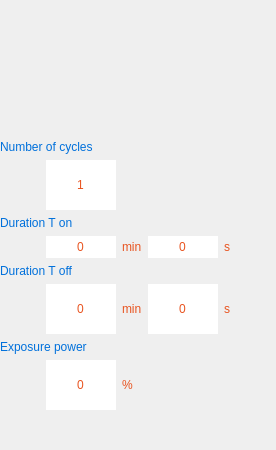
         <widget class="QWidget" name="pageFlashing">
          <layout class="QGridLayout" name="gridLayout_4">
           <property name="leftMargin">
            <number>0</number>
           </property>
           <property name="topMargin">
            <number>0</number>
           </property>
           <property name="rightMargin">
            <number>0</number>
           </property>
           <property name="bottomMargin">
            <number>0</number>
           </property>
           <item row="7" column="0" colspan="6">
            <widget class="QLabel" name="label">
             <property name="sizePolicy">
              <sizepolicy hsizetype="Preferred" vsizetype="Fixed">
               <horstretch>0</horstretch>
               <verstretch>80</verstretch>
              </sizepolicy>
             </property>
             <property name="maximumSize">
              <size>
               <width>16777215</width>
               <height>80</height>
              </size>
             </property>
             <property name="styleSheet">
              <string notr="true">
/* UI Properties */
text-align: left;
font: normal normal bold 25px/29px Arial;
letter-spacing: 0px;
color: #0070DB;
opacity: 1;</string>
             </property>
             <property name="text">
              <string>Exposure power</string>
             </property>
            </widget>
           </item>
           <item row="8" column="1">
            <widget class="QSpinBox" name="powerFlashingspinBox">
             <property name="sizePolicy">
              <sizepolicy hsizetype="Minimum" vsizetype="Fixed">
               <horstretch>0</horstretch>
               <verstretch>50</verstretch>
              </sizepolicy>
             </property>
             <property name="minimumSize">
              <size>
               <width>70</width>
               <height>0</height>
              </size>
             </property>
             <property name="maximumSize">
              <size>
               <width>70</width>
               <height>50</height>
              </size>
             </property>
             <property name="styleSheet">
              <string notr="true">
width: 85px;
height: 55px;
text-align: left;
font: normal normal bold 25px/29px Arial;
letter-spacing: 0px;
color: #E85420;</string>
             </property>
             <property name="frame">
              <bool>false</bool>
             </property>
             <property name="alignment">
              <set>Qt::AlignmentFlag::AlignCenter</set>
             </property>
             <property name="buttonSymbols">
              <enum>QAbstractSpinBox::ButtonSymbols::NoButtons</enum>
             </property>
             <property name="minimum">
              <number>0</number>
             </property>
             <property name="maximum">
              <number>100</number>
             </property>
             <property name="value">
              <number>0</number>
             </property>
            </widget>
           </item>
           <item row="5" column="0" colspan="6">
            <widget class="QLabel" name="label_14">
             <property name="sizePolicy">
              <sizepolicy hsizetype="Preferred" vsizetype="Fixed">
               <horstretch>0</horstretch>
               <verstretch>80</verstretch>
              </sizepolicy>
             </property>
             <property name="maximumSize">
              <size>
               <width>999999</width>
               <height>80</height>
              </size>
             </property>
             <property name="styleSheet">
              <string notr="true">
/* UI Properties */
text-align: left;
font: normal normal bold 25px/29px Arial;
letter-spacing: 0px;
color: #0070DB;
opacity: 1;</string>
             </property>
             <property name="text">
              <string>Duration T off</string>
             </property>
            </widget>
           </item>
           <item row="4" column="0">
            <spacer name="horizontalSpacer_3">
             <property name="orientation">
              <enum>Qt::Orientation::Horizontal</enum>
             </property>
             <property name="sizeType">
              <enum>QSizePolicy::Policy::Fixed</enum>
             </property>
             <property name="sizeHint" stdset="0">
              <size>
               <width>40</width>
               <height>20</height>
              </size>
             </property>
            </spacer>
           </item>
           <item row="4" column="1">
            <widget class="QSpinBox" name="minOnFlashingspinBox">
             <property name="sizePolicy">
              <sizepolicy hsizetype="Minimum" vsizetype="Fixed">
               <horstretch>0</horstretch>
               <verstretch>50</verstretch>
              </sizepolicy>
             </property>
             <property name="minimumSize">
              <size>
               <width>70</width>
               <height>0</height>
              </size>
             </property>
             <property name="maximumSize">
              <size>
               <width>70</width>
               <height>50</height>
              </size>
             </property>
             <property name="styleSheet">
              <string notr="true">
/* UI Properties */
text-align: left;
font: normal normal bold 25px/29px Arial;
letter-spacing: 0px;
color: #E85420;
opacity: 1;</string>
             </property>
             <property name="frame">
              <bool>false</bool>
             </property>
             <property name="alignment">
              <set>Qt::AlignmentFlag::AlignCenter</set>
             </property>
             <property name="buttonSymbols">
              <enum>QAbstractSpinBox::ButtonSymbols::NoButtons</enum>
             </property>
            </widget>
           </item>
           <item row="4" column="5">
            <spacer name="horizontalSpacer_4">
             <property name="orientation">
              <enum>Qt::Orientation::Horizontal</enum>
             </property>
             <property name="sizeHint" stdset="0">
              <size>
               <width>40</width>
               <height>20</height>
              </size>
             </property>
            </spacer>
           </item>
           <item row="4" column="2">
            <widget class="QLabel" name="label_12">
             <property name="sizePolicy">
              <sizepolicy hsizetype="Minimum" vsizetype="Fixed">
               <horstretch>0</horstretch>
               <verstretch>50</verstretch>
              </sizepolicy>
             </property>
             <property name="maximumSize">
              <size>
               <width>999999</width>
               <height>50</height>
              </size>
             </property>
             <property name="styleSheet">
              <string notr="true">
/* UI Properties */
text-align: left;
font: normal normal bold 25px/29px Arial;
letter-spacing: 0px;
color: #E85420;
opacity: 1;</string>
             </property>
             <property name="text">
              <string>min</string>
             </property>
            </widget>
           </item>
           <item row="6" column="4">
            <widget class="QLabel" name="label_16">
             <property name="sizePolicy">
              <sizepolicy hsizetype="Preferred" vsizetype="Fixed">
               <horstretch>0</horstretch>
               <verstretch>50</verstretch>
              </sizepolicy>
             </property>
             <property name="maximumSize">
              <size>
               <width>999999</width>
               <height>50</height>
              </size>
             </property>
             <property name="styleSheet">
              <string notr="true">width: 40px;
height: 28px;
/* UI Properties */
text-align: left;
font: normal normal bold 25px/29px Arial;
letter-spacing: 0px;
color: #E85420;
opacity: 1;</string>
             </property>
             <property name="text">
              <string>s</string>
             </property>
            </widget>
           </item>
           <item row="4" column="3">
            <widget class="QSpinBox" name="segOnFlashingspinBox">
             <property name="sizePolicy">
              <sizepolicy hsizetype="Minimum" vsizetype="Fixed">
               <horstretch>0</horstretch>
               <verstretch>50</verstretch>
              </sizepolicy>
             </property>
             <property name="minimumSize">
              <size>
               <width>70</width>
               <height>0</height>
              </size>
             </property>
             <property name="maximumSize">
              <size>
               <width>70</width>
               <height>50</height>
              </size>
             </property>
             <property name="styleSheet">
              <string notr="true">
/* UI Properties */
text-align: left;
font: normal normal bold 25px/29px Arial;
letter-spacing: 0px;
color: #E85420;
opacity: 1;</string>
             </property>
             <property name="frame">
              <bool>false</bool>
             </property>
             <property name="alignment">
              <set>Qt::AlignmentFlag::AlignCenter</set>
             </property>
             <property name="buttonSymbols">
              <enum>QAbstractSpinBox::ButtonSymbols::NoButtons</enum>
             </property>
            </widget>
           </item>
           <item row="0" column="3">
            <spacer name="verticalSpacer_7">
             <property name="orientation">
              <enum>Qt::Orientation::Vertical</enum>
             </property>
             <property name="sizeType">
              <enum>QSizePolicy::Policy::Fixed</enum>
             </property>
             <property name="sizeHint" stdset="0">
              <size>
               <width>20</width>
               <height>140</height>
              </size>
             </property>
            </spacer>
           </item>
           <item row="6" column="3">
            <widget class="QSpinBox" name="segOffFlashingspinBox">
             <property name="sizePolicy">
              <sizepolicy hsizetype="Minimum" vsizetype="Fixed">
               <horstretch>0</horstretch>
               <verstretch>50</verstretch>
              </sizepolicy>
             </property>
             <property name="minimumSize">
              <size>
               <width>70</width>
               <height>0</height>
              </size>
             </property>
             <property name="maximumSize">
              <size>
               <width>70</width>
               <height>50</height>
              </size>
             </property>
             <property name="styleSheet">
              <string notr="true">
width: 85px;
height: 55px;
text-align: left;
font: normal normal bold 25px/29px Arial;
letter-spacing: 0px;
color: #E85420;</string>
             </property>
             <property name="frame">
              <bool>false</bool>
             </property>
             <property name="alignment">
              <set>Qt::AlignmentFlag::AlignCenter</set>
             </property>
             <property name="buttonSymbols">
              <enum>QAbstractSpinBox::ButtonSymbols::NoButtons</enum>
             </property>
            </widget>
           </item>
           <item row="4" column="4">
            <widget class="QLabel" name="label_13">
             <property name="sizePolicy">
              <sizepolicy hsizetype="Minimum" vsizetype="Fixed">
               <horstretch>0</horstretch>
               <verstretch>50</verstretch>
              </sizepolicy>
             </property>
             <property name="maximumSize">
              <size>
               <width>9999</width>
               <height>50</height>
              </size>
             </property>
             <property name="styleSheet">
              <string notr="true">
/* UI Properties */
text-align: left;
font: normal normal bold 25px/29px Arial;
letter-spacing: 0px;
color: #E85420;
opacity: 1;</string>
             </property>
             <property name="text">
              <string>s</string>
             </property>
            </widget>
           </item>
           <item row="3" column="0" colspan="6">
            <widget class="QLabel" name="label_11">
             <property name="sizePolicy">
              <sizepolicy hsizetype="Preferred" vsizetype="Fixed">
               <horstretch>0</horstretch>
               <verstretch>80</verstretch>
              </sizepolicy>
             </property>
             <property name="maximumSize">
              <size>
               <width>9999999</width>
               <height>80</height>
              </size>
             </property>
             <property name="styleSheet">
              <string notr="true">/* UI Properties */
text-align: left;
font: normal normal bold 25px/29px Arial;
letter-spacing: 0px;
color: #0070DB;
opacity: 1;</string>
             </property>
             <property name="text">
              <string>Duration T on</string>
             </property>
            </widget>
           </item>
           <item row="1" column="0" colspan="6">
            <widget class="QLabel" name="label_10">
             <property name="sizePolicy">
              <sizepolicy hsizetype="Preferred" vsizetype="Fixed">
               <horstretch>0</horstretch>
               <verstretch>80</verstretch>
              </sizepolicy>
             </property>
             <property name="maximumSize">
              <size>
               <width>9999999</width>
               <height>80</height>
              </size>
             </property>
             <property name="styleSheet">
              <string notr="true">
/* UI Properties */
text-align: left;
font: normal normal bold 25px/29px Arial;
letter-spacing: 0px;
color: #0070DB;
opacity: 1;</string>
             </property>
             <property name="text">
              <string>Number of cycles</string>
             </property>
            </widget>
           </item>
           <item row="6" column="2">
            <widget class="QLabel" name="label_15">
             <property name="sizePolicy">
              <sizepolicy hsizetype="Preferred" vsizetype="Fixed">
               <horstretch>0</horstretch>
               <verstretch>50</verstretch>
              </sizepolicy>
             </property>
             <property name="maximumSize">
              <size>
               <width>99999</width>
               <height>50</height>
              </size>
             </property>
             <property name="styleSheet">
              <string notr="true">width: 40px;
height: 28px;
/* UI Properties */
text-align: left;
font: normal normal bold 25px/29px Arial;
letter-spacing: 0px;
color: #E85420;
opacity: 1;</string>
             </property>
             <property name="text">
              <string>min</string>
             </property>
            </widget>
           </item>
           <item row="11" column="0">
            <spacer name="verticalSpacer_5">
             <property name="orientation">
              <enum>Qt::Orientation::Vertical</enum>
             </property>
             <property name="sizeType">
              <enum>QSizePolicy::Policy::Expanding</enum>
             </property>
             <property name="sizeHint" stdset="0">
              <size>
               <width>20</width>
               <height>40</height>
              </size>
             </property>
            </spacer>
           </item>
           <item row="6" column="1">
            <widget class="QSpinBox" name="minOffFlashingspinBox">
             <property name="sizePolicy">
              <sizepolicy hsizetype="Minimum" vsizetype="Fixed">
               <horstretch>0</horstretch>
               <verstretch>50</verstretch>
              </sizepolicy>
             </property>
             <property name="minimumSize">
              <size>
               <width>70</width>
               <height>0</height>
              </size>
             </property>
             <property name="maximumSize">
              <size>
               <width>70</width>
               <height>50</height>
              </size>
             </property>
             <property name="styleSheet">
              <string notr="true">
width: 85px;
height: 55px;
text-align: left;
font: normal normal bold 25px/29px Arial;
letter-spacing: 0px;
color: #E85420;</string>
             </property>
             <property name="frame">
              <bool>false</bool>
             </property>
             <property name="alignment">
              <set>Qt::AlignmentFlag::AlignCenter</set>
             </property>
             <property name="buttonSymbols">
              <enum>QAbstractSpinBox::ButtonSymbols::NoButtons</enum>
             </property>
            </widget>
           </item>
           <item row="8" column="2">
            <widget class="QLabel" name="label_2">
             <property name="sizePolicy">
              <sizepolicy hsizetype="Preferred" vsizetype="Fixed">
               <horstretch>0</horstretch>
               <verstretch>50</verstretch>
              </sizepolicy>
             </property>
             <property name="maximumSize">
              <size>
               <width>16777215</width>
               <height>50</height>
              </size>
             </property>
             <property name="styleSheet">
              <string notr="true">width: 40px;
height: 28px;
/* UI Properties */
text-align: left;
font: normal normal bold 25px/29px Arial;
letter-spacing: 0px;
color: #E85420;
opacity: 1;</string>
             </property>
             <property name="text">
              <string>%</string>
             </property>
            </widget>
           </item>
           <item row="2" column="1">
            <widget class="QSpinBox" name="numberCyclespinBox">
             <property name="sizePolicy">
              <sizepolicy hsizetype="Minimum" vsizetype="Fixed">
               <horstretch>0</horstretch>
               <verstretch>50</verstretch>
              </sizepolicy>
             </property>
             <property name="minimumSize">
              <size>
               <width>70</width>
               <height>0</height>
              </size>
             </property>
             <property name="maximumSize">
              <size>
               <width>70</width>
               <height>50</height>
              </size>
             </property>
             <property name="styleSheet">
              <string notr="true">
width: 85px;
height: 55px;
text-align: left;
font: normal normal bold 25px/29px Arial;
letter-spacing: 0px;
color: #E85420;</string>
             </property>
             <property name="frame">
              <bool>false</bool>
             </property>
             <property name="alignment">
              <set>Qt::AlignmentFlag::AlignCenter</set>
             </property>
             <property name="buttonSymbols">
              <enum>QAbstractSpinBox::ButtonSymbols::NoButtons</enum>
             </property>
             <property name="minimum">
              <number>1</number>
             </property>
            </widget>
           </item>
          </layout>
         </widget>
